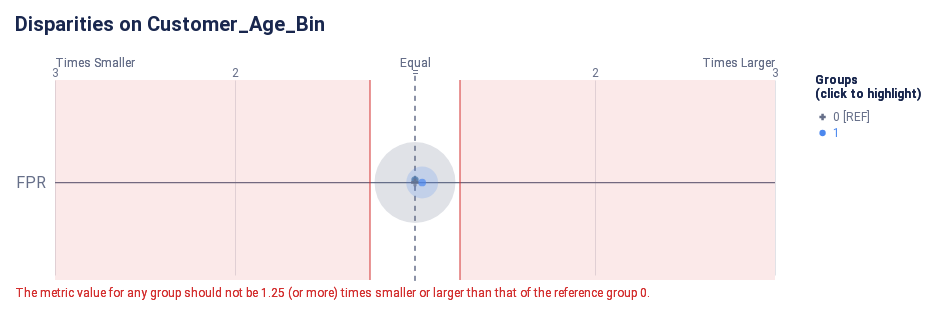

Notebook code cell kept with this figure:
### Code cell
from aequitas.plot import disparity

disparity(disparities_fixed, [fairness_metric], attribute=fairness_column)

### Figure 1 — Vega-Lite specification as saved in the notebook (floating-point values rounded to 4 significant figures)
{"config": {"view": {"continuousWidth": 400, "continuousHeight": 300, "strokeWidth": 0}, "axisLeft": {"labelColor": "rgb(102, 111, 137)", "labelFont": "Roboto, Arial, sans-serif", "labelFontSize": 16}, "title": {"anchor": "start", "color": "rgb(25, 39, 78)", "font": "Roboto, Arial, sans-serif", "fontSize": 20, "fontWeight": "bold", "offset": 20}}, "layer": [{"data": {"name": "data-38121450c6697f570e9bf3f18efe866c"}, "mark": {"type": "rule", "stroke": "rgb(102, 111, 137)", "strokeWidth": 1.25, "tooltip": null}, "encoding": {"x": {"field": "x", "scale": {"domain": [-2, 2], "range": [40.0, 760.0]}, "type": "quantitative"}, "x2": {"field": "x2"}, "y": {"axis": {"domain": false, "labelAngle": 0, "labelPadding": -30, "orient": "left", "ticks": false, "title": null}, "field": "metric", "scale": {"domain": ["FPR"], "range": [30, 225.0]}, "type": "nominal"}}}, {"data": {"name": "data-79dd248bdaa0ea02c535240e8ad022c8"}, "mark": {"type": "rule", "stroke": "rgb(102, 111, 137)", "strokeDash": [5, 5], "strokeWidth": 1}, "encoding": {"tooltip": {"value": "0 [REF]"}, "x": {"value": 400.0}, "y": {"value": 20.83}, "y2": {"value": 229.2}}}, {"data": {"name": "data-c233327f4cd9b4c2df31bf8015c83e4a"}, "mark": {"type": "text", "align": "center", "color": "rgb(102, 111, 137)", "font": "Roboto, Arial, sans-serif", "fontSize": 12, "fontWeight": "normal", "tooltip": null}, "encoding": {"text": {"field": "label", "type": "nominal"}, "x": {"field": "value", "scale": {"domain": [-2, 2], "range": [40.0, 760.0]}, "type": "quantitative"}, "y": {"value": 17.5}}}, {"layer": [{"mark": {"type": "text", "align": "left", "fill": "rgb(102, 111, 137)", "font": "Roboto, Arial, sans-serif", "fontSize": 12, "fontWeight": "normal", "tooltip": null}, "encoding": {"text": {"value": "Times Smaller"}, "x": {"value": 40.0}, "y": {"value": 7.5}}}, {"mark": {"type": "text", "align": "right", "fill": "rgb(102, 111, 137)", "font": "Roboto, Arial, sans-serif", "fontSize": 12, "fontWeight": "normal", "tooltip": null}, "encoding": {"text": {"value": "Times Larger"}, "x": {"value": 760.0}, "y": {"value": 7.5}}}, {"mark": {"type": "text", "align": "center", "fill": "rgb(102, 111, 137)", "font": "Roboto, Arial, sans-serif", "fontSize": 12, "fontWeight": "normal", "tooltip": null}, "encoding": {"text": {"value": "Equal"}, "x": {"value": 400.0}, "y": {"value": 7.5}}}], "data": {"name": "data-79dd248bdaa0ea02c535240e8ad022c8"}}, {"layer": [{"mark": {"type": "rule", "opacity": 0.8, "stroke": "rgb(211, 47, 47)", "strokeWidth": 1.25, "tooltip": null}, "encoding": {"x": {"field": "min", "scale": {"domain": [-2, 2], "range": [40.0, 760.0]}, "type": "quantitative"}, "y": {"value": 25.0}, "y2": {"value": 225.0}}}, {"mark": {"type": "rule", "opacity": 0.8, "stroke": "rgb(211, 47, 47)", "strokeWidth": 1.25, "tooltip": null}, "encoding": {"x": {"field": "max", "scale": {"domain": [-2, 2], "range": [40.0, 760.0]}, "type": "quantitative"}, "y": {"value": 25.0}, "y2": {"value": 225.0}}}, {"layer": [{"mark": {"type": "rect", "fill": "rgb(211, 47, 47)", "opacity": 0.1, "tooltip": null}, "encoding": {"x": {"field": "min", "scale": {"domain": [-2, 2], "range": [40.0, 760.0]}, "type": "quantitative"}, "x2": {"field": "lower_end"}, "y": {"value": 25.0}, "y2": {"value": 225.0}}}, {"mark": {"type": "rect", "fill": "rgb(211, 47, 47)", "opacity": 0.1, "tooltip": null}, "encoding": {"x": {"field": "max", "scale": {"domain": [-2, 2], "range": [40.0, 760.0]}, "type": "quantitative"}, "x2": {"field": "upper_end"}, "y": {"value": 25.0}, "y2": {"value": 225.0}}}]}, {"layer": [{"mark": {"type": "text", "align": "left", "baseline": "top", "fill": "rgb(211, 47, 47)", "font": "Roboto, Arial, sans-serif", "fontSize": 12, "fontWeight": "normal", "tooltip": null}, "encoding": {"text": {"value": "The metric value for any group should not be 1.25 (or more) times smaller or larger than that of the reference group 0."}, "x": {"value": 0}, "y": {"value": 233.3}}}], "data": {"name": "data-79dd248bdaa0ea02c535240e8ad022c8"}}], "data": {"name": "data-feb20f5d4dfe62687617135ffee93d46"}}, {"layer": [{"data": {"name": "empty"}, "mark": "circle"}, {"data": {"name": "data-f24dcd94ff8611a2a18913dc58ba62ad"}, "mark": {"type": "circle", "cursor": "pointer", "opacity": 0.2}, "encoding": {"color": {"condition": {"field": "attribute_value", "legend": null, "scale": {"domain": ["0", "1"], "range": ["rgb(102, 111, 137)", "rgb(76, 136, 238)", "rgb(254, 97, 0)", "rgb(220, 38, 127)", "rgb(255, 176, 0)", "rgb(150, 95, 230)"]}, "type": "nominal", "selection": "selector013"}, "value": "rgb(225, 226, 231)"}, "size": {"field": "group_size", "legend": null, "scale": {"domain": [0, 15590.0], "range": [0, 7854.0]}, "type": "quantitative"}, "tooltip": [{"field": "attribute_value", "title": "Group", "type": "nominal"}, {"field": "tooltip_group_size", "title": "Group Size", "type": "nominal"}, {"field": "tooltip_disparity_explanation_fpr", "title": "Disparity", "type": "nominal"}, {"field": "fpr", "format": ".2f", "title": "FPR", "type": "quantitative"}], "x": {"axis": {"domain": false, "gridColor": "rgb(225, 226, 231)", "labels": false, "ticks": false, "title": null, "values": [1, 2, -2, -1]}, "field": "fpr_disparity_scaled", "scale": {"domain": [-2, 2], "range": [40.0, 760.0]}, "type": "quantitative"}, "y": {"axis": {"domain": false, "grid": false, "labels": false, "ticks": false, "title": null}, "field": "metric_variable", "scale": {"domain": ["FPR"], "range": [30, 225.0]}, "type": "nominal"}}, "selection": {"selector015": {"type": "multi", "empty": "all", "fields": ["attribute_value"]}}, "transform": [{"calculate": "'FPR'", "as": "metric_variable"}]}, {"layer": [{"data": {"name": "empty"}, "mark": "point"}, {"data": {"name": "data-f24dcd94ff8611a2a18913dc58ba62ad"}, "mark": {"type": "point", "cursor": "pointer", "filled": true, "size": 60}, "encoding": {"color": {"condition": {"field": "attribute_value", "legend": null, "scale": {"domain": ["0", "1"], "range": ["rgb(102, 111, 137)", "rgb(76, 136, 238)", "rgb(254, 97, 0)", "rgb(220, 38, 127)", "rgb(255, 176, 0)", "rgb(150, 95, 230)"]}, "type": "nominal", "selection": "selector013"}, "value": "rgb(225, 226, 231)"}, "shape": {"field": "attribute_value", "legend": null, "scale": {"domain": ["0", "1"], "range": ["cross", "circle"]}, "type": "nominal"}, "tooltip": [{"field": "attribute_value", "title": "Group", "type": "nominal"}, {"field": "tooltip_group_size", "title": "Group Size", "type": "nominal"}, {"field": "tooltip_disparity_explanation_fpr", "title": "Disparity", "type": "nominal"}, {"field": "fpr", "format": ".2f", "title": "FPR", "type": "quantitative"}], "x": {"axis": {"domain": false, "gridColor": "rgb(225, 226, 231)", "labels": false, "ticks": false, "title": null, "values": [1, 2, -2, -1]}, "field": "fpr_disparity_scaled", "scale": {"domain": [-2, 2], "range": [40.0, 760.0]}, "type": "quantitative"}, "y": {"axis": {"domain": false, "grid": false, "labels": false, "ticks": false, "title": null}, "field": "metric_variable", "scale": {"domain": ["FPR"], "range": [30, 225.0]}, "type": "nominal"}}, "selection": {"selector014": {"type": "multi", "empty": "all", "fields": ["attribute_value"]}}, "transform": [{"calculate": "'FPR'", "as": "metric_variable"}]}]}]}, {"layer": [{"mark": {"type": "point", "cursor": "pointer", "filled": true, "opacity": 1, "size": 40}, "encoding": {"color": {"condition": {"field": "attribute_value", "legend": null, "scale": {"domain": ["0", "1"], "range": ["rgb(102, 111, 137)", "rgb(76, 136, 238)", "rgb(254, 97, 0)", "rgb(220, 38, 127)", "rgb(255, 176, 0)", "rgb(150, 95, 230)"]}, "type": "nominal", "selection": "selector013"}, "value": "rgb(225, 226, 231)"}, "shape": {"field": "attribute_value", "legend": null, "scale": {"domain": ["0", "1"], "range": ["cross", "circle"]}, "type": "nominal"}, "x": {"value": 807.6}, "y": {"axis": {"domain": false, "grid": false, "labels": false, "ticks": false, "title": null}, "field": "attribute_value", "scale": {"domain": ["0", "1"], "range": [54, 86]}, "type": "nominal"}}, "selection": {"selector013": {"type": "multi", "empty": "all", "fields": ["attribute_value"]}}}, {"mark": {"type": "text", "align": "left", "baseline": "middle", "cursor": "pointer", "font": "Roboto, Arial, sans-serif", "fontSize": 12, "fontWeight": "normal"}, "encoding": {"color": {"condition": {"field": "attribute_value", "legend": null, "scale": {"domain": ["0", "1"], "range": ["rgb(102, 111, 137)", "rgb(76, 136, 238)", "rgb(254, 97, 0)", "rgb(220, 38, 127)", "rgb(255, 176, 0)", "rgb(150, 95, 230)"]}, "type": "nominal", "selection": "selector013"}, "value": "rgb(225, 226, 231)"}, "text": {"field": "label", "type": "nominal"}, "x": {"value": 818.1}, "y": {"axis": {"domain": false, "grid": false, "labels": false, "ticks": false, "title": null}, "field": "attribute_value", "scale": {"domain": ["0", "1"], "range": [54, 86]}, "type": "nominal"}}, "selection": {"selector016": {"type": "multi", "empty": "all", "fields": ["attribute_value"]}}}, {"data": {"name": "data-79dd248bdaa0ea02c535240e8ad022c8"}, "mark": {"type": "text", "align": "left", "baseline": "top", "color": "rgb(25, 39, 78)", "font": "Roboto, Arial, sans-serif", "fontSize": 12, "fontWeight": "bold"}, "encoding": {"text": {"value": "(click to highlight)"}, "x": {"value": 800}, "y": {"value": 34}}}, {"data": {"name": "data-79dd248bdaa0ea02c535240e8ad022c8"}, "mark": {"type": "text", "align": "left", "baseline": "top", "color": "rgb(25, 39, 78)", "font": "Roboto, Arial, sans-serif", "fontSize": 12, "fontWeight": "bold"}, "encoding": {"text": {"value": "Groups"}, "x": {"value": 800}, "y": {"value": 20}}}], "data": {"name": "data-711e50c9c74ea5e50c1544827342332e"}}], "height": 250, "padding": {"top": 15, "bottom": 7.0, "left": 15, "right": 15}, "resolve": {"scale": {"size": "independent", "y": "independent"}}, "title": "Disparities on Customer_Age_Bin", "usermeta": {"embedOptions": {"scaleFactor": 5, "downloadFileName": "disparity_chart"}}, "width": 800, "$schema": "https://vega.github.io/schema/vega-lite/v4.17.0.json", "datasets": {"data-38121450c6697f570e9bf3f18efe866c": [{"metric": "FPR", "x": -2, "x2": 2}], "data-79dd248bdaa0ea02c535240e8ad022c8": [{"a": 1, "b": 0}, {"a": 1, "b": 0}], "data-c233327f4cd9b4c2df31bf8015c83e4a": [{"value": 1, "label": 2}, {"value": 2, "label": 3}, {"value": -2, "label": 3}, {"value": -1, "label": 2}, {"value": 0, "label": "="}], "data-feb20f5d4dfe62687617135ffee93d46": [{"min": -0.25, "max": 0.25, "lower_end": -2, "upper_end": 2}], "empty": [{}], "data-f24dcd94ff8611a2a18913dc58ba62ad": [{"attribute_name": "customer_age_bin", "attribute_value": "0", "group_size": 12990, "total_entities": 15000, "fpr": 0.06029, "fpr_disparity": 1.0, "fpr_disparity_scaled": 0.0, "tooltip_group_size": "12,990 (86.60%)", "tooltip_disparity_explanation_fpr": "Reference group"}, {"attribute_name": "customer_age_bin", "attribute_value": "1", "group_size": 2010, "total_entities": 15000, "fpr": 0.06269, "fpr_disparity": 1.04, "fpr_disparity_scaled": 0.03982, "tooltip_group_size": "2,010 (13.40%)", "tooltip_disparity_explanation_fpr": "1.04 times larger FPR than the reference group"}], "data-711e50c9c74ea5e50c1544827342332e": [{"attribute_value": "0", "label": "0 [REF]"}, {"attribute_value": "1", "label": "1"}]}}
